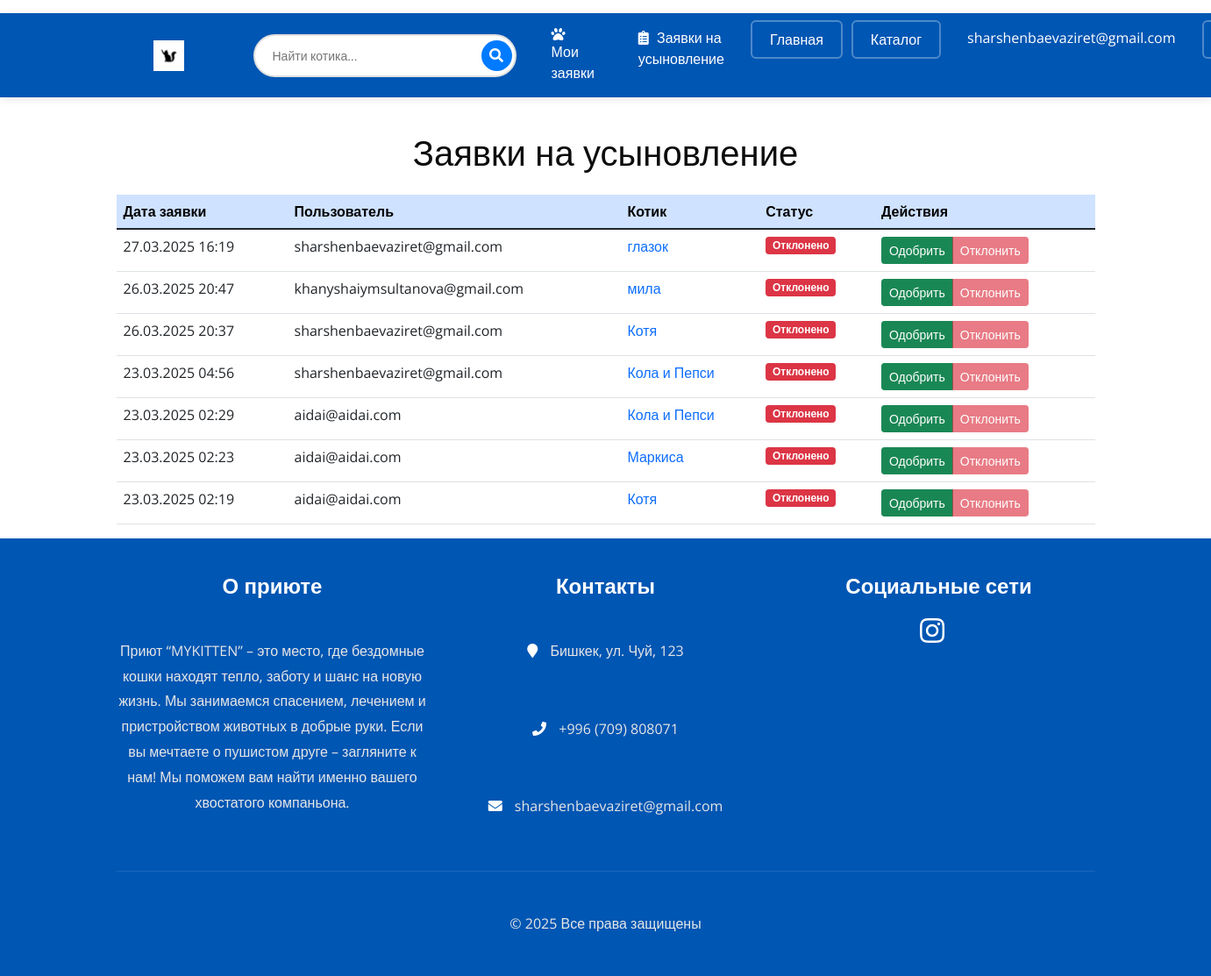
Page /adoption-requests/ (signed in) on the committed database.
### user/models.py (models this page shows, shortened)
class User(AbstractBaseUser, PermissionsMixin):
    email = models.EmailField(unique=True)
    phone_number = models.CharField(max_length=15, blank=True, null=True)
    is_verified = models.BooleanField(default=False)
    is_staff = models.BooleanField(default=False)
    is_superuser = models.BooleanField(default=False)
    is_active = models.BooleanField(default=True)
    USERNAME_FIELD = 'email'
    REQUIRED_FIELDS = []
    objects = CustomUserManager()

### main/models.py (models this page shows, shortened)
class AdoptionRequest(models.Model):
    user = models.ForeignKey(User, on_delete=models.CASCADE)
    cat = models.ForeignKey(Cat, on_delete=models.CASCADE)
    message = models.TextField()
    status = models.CharField(
        max_length=20,
        choices=[('pending', 'На рассмотрении'), ('approved', 'Одобрено'), ('rejected', 'Отказано')],
        default='pending'
    )
    created_at = models.DateTimeField(auto_now_add=True)

class Cat(models.Model):
    name = models.CharField('Имя', max_length=100)
    age = models.PositiveIntegerField('Возраст')
    breed = models.CharField('Порода', max_length=100, blank=True)
    color = models.CharField('Окрас', max_length=50)
    description = models.TextField('Описание')
    photo = models.ImageField('Фотография', upload_to='cats/', blank=True, null=True)
    health_status = models.TextField('Состояние здоровья')
    is_adopted = models.BooleanField('Усыновлен', default=False)

### main/views.py (the view, shortened to what this page needs)
# urls.py: path('adoption-requests/', views.adoption_requests, name='adoption_requests'),
@staff_member_required
def adoption_requests(request):
    requests = AdoptionRequest.objects.all().order_by('-created_at')
    return render(request, 'main/adoption_requests.html', {'requests': requests})

### main/templates/main/adoption_requests.html (shortened to what this page needs)
{% extends 'base.html' %}
{% block content %}
<div class="container mt-4">
    <h1 class="text-center mb-4">Заявки на усыновление</h1>
    <div class="table-responsive">
        <table class="table table-hover">
            <thead class="table-primary">
                <tr>
                    <th>Дата заявки</th>
                    <th>Пользователь</th>
                    <th>Котик</th>
                    <th>Статус</th>
                    <th>Действия</th>
                </tr>
            </thead>
            <tbody>
                {% for request in requests %}
                <tr>
                    <td>{{ request.created_at|date:"d.m.Y H:i" }}</td>
                    <td>{{ request.user.email }}</td>
                    <td>
                        <a href="{% url 'cat_detail' request.cat.id %}">
                            {{ request.cat.name }}
                        </a>
                    </td>
                    <td>
                        <span class="badge {% if request.status == 'pending' %}bg-warning
                            {% elif request.status == 'approved' %}bg-success
                            {% elif request.status == 'rejected' %}bg-danger
                            {% endif %}">
                            {% if request.status == 'pending' %}На рассмотрении
                            {% elif request.status == 'approved' %}Одобрено
                            {% elif request.status == 'rejected' %}Отклонено
                            {% endif %}
                        </span>
                    </td>
                    <td>
                        <form method="POST" class="d-inline">
                            <div class="btn-group">
                                <button type="submit" name="status" value="approved"
                                        class="btn btn-sm btn-success"
                                        {% if request.status == 'approved' %}disabled{% endif %}>
                                    Одобрить
                                </button>
                                <button type="submit" name="status" value="rejected"
                                        class="btn btn-sm btn-danger"
                                        {% if request.status == 'rejected' %}disabled{% endif %}>
                                    Отклонить
                                </button>
                            </div>
                        </form>
                    </td>
                </tr>
                {% empty %}
                <tr>
                    <td colspan="5" class="text-center">Заявок пока нет</td>
                </tr>
                {% endfor %}
            </tbody>
        </table>
    </div>
</div>
{% endblock %}

### main/templates/base.html (shortened to what this page needs)
{% load static %}
<html lang="ru">
<head>
    <link href="https://cdn.jsdelivr.net/npm/bootstrap@5.1.3/dist/css/bootstrap.min.css" rel="stylesheet">
    <link rel="stylesheet" href="https://cdnjs.cloudflare.com/ajax/libs/font-awesome/5.15.4/css/all.min.css">
    <link rel="stylesheet" href="{% static 'css/style.css' %}">
</head>
<body>
<header class="header_section">
    <nav class="navbar navbar-expand-lg navbar-dark" style="background-color: #0056b3; box-shadow: 0 2px 10px rgba(0,0,0,0.1);">
        <div class="container">
            <div class="d-flex align-items-center" style="gap: 20px;">
                <a class="navbar-brand" href="{% url 'index' %}">
                    <img src="{% static 'images/slider.jpg' %}" alt="Logo 2" style="height: 35px; width: 120px; object-fit: contain;">
                </a>
            </div>
            <div class="collapse navbar-collapse" id="navbarNav">
               <form action="{% url 'cat_catalog' %}" method="GET" class="search-form">
                    <div class="search-box">
                        <input type="text"
                               name="q"
                               class="search-input"
                               placeholder="Найти котика..."
                               autocomplete="off">
                        <button type="submit" class="search-button">
                            <i class="fas fa-search"></i>
                        </button>
                    </div>
                </form>
                <ul class="navbar-nav ms-auto" style="gap: 10px;">
                    {% if user.is_authenticated %}
                        <li class="nav-item">
                            <a class="nav-link" href="{% url 'my_adoption_requests' %}" style="color: #ffffff; transition: all 0.3s ease; padding: 8px 15px; border-radius: 20px; margin: 0 5px;">
                                <i class="fas fa-paw" style="margin-right: 5px;"></i>
                                Мои заявки
                            </a>
                        </li>
                    {% endif %}
                    {% if user.is_staff %}
                    <li class="nav-item">
                        <a class="nav-link" href="{% url 'adoption_requests' %}" style="color: #ffffff; transition: all 0.3s ease; padding: 8px 15px; border-radius: 20px; margin: 0 5px;">
                            <i class="fas fa-clipboard-list" style="margin-right: 5px;"></i>
                            Заявки на усыновление
                        </a>
                    </li>
                    {% endif %}
                <li class="nav-item">
                    <a class="nav-link" href="{% url 'index' %}" style="color: #fff; font-weight: 500; padding: 8px 20px; border: 2px solid rgba(255,255,255,0.3); border-radius: 6px; transition: all 0.3s ease;">Главная</a>
                </li>
                <li class="nav-item">
                    <a class="nav-link" href="{% url 'cat_catalog'  %}" style="color: #fff; font-weight: 500; padding: 8px 20px; border: 2px solid rgba(255,255,255,0.3); border-radius: 6px; transition: all 0.3s ease;">Каталог</a>
                </li>
                {% if user.is_authenticated %}
                <li class="nav-item">
                    <span class="nav-link" style="color: #fff; padding: 8px 20px;">{{ user.email }}</span>
                </li>
                <li class="nav-item">
                    <a class="nav-link" href="{% url 'user_logout' %}" style="color: #fff; font-weight: 500; padding: 8px 20px; border: 2px solid rgba(255,255,255,0.3); border-radius: 6px; transition: all 0.3s ease;">Выйти</a>
                </li>
                {% else %}
                <li class="nav-item">
                    <a class="nav-link" href="{% url 'user_register' %}" style="color: #fff; font-weight: 500; padding: 8px 20px; border: 2px solid rgba(255,255,255,0.3); border-radius: 6px; transition: all 0.3s ease;">Регистрация</a>
                </li>
                {% endif %}
                 </ul>
            </div>
        </div>
    </nav>
</header>
    {% block content %}{% endblock %}
    <footer class="footer_section">
        <div class="container">
            <div class="row">
                <div class="col-md-4">
                    <div class="footer_detail">
                        <h4>О приюте</h4>
                        <p>Приют “MYKITTEN” – это место, где бездомные кошки находят тепло, заботу и шанс на новую жизнь. Мы занимаемся спасением, лечением и пристройством животных в добрые руки. Если вы мечтаете о пушистом друге – загляните к нам! Мы поможем вам найти именно вашего хвостатого компаньона.</p>
                    </div>
                </div>
                <div class="col-md-4">
                    <div class="footer_contact">
                        <h4>Контакты</h4>
                        <div class="contact_link_box">
                            <p><i class="fa fa-map-marker"></i> Бишкек, ул. Чуй, 123</p>
                            <p><i class="fa fa-phone"></i> +996 (709) 808071</p>
                            <p><i class="fa fa-envelope"></i> sharshenbaevaziret@gmail.com</p>
                        </div>
                    </div>
                </div>
                <div class="col-md-4">
                    <div class="footer_social">
                        <h4>Социальные сети</h4>
                        <div class="social-links">
                            <a href="https://www.instagram.com/_aziretj?igsh=YmlpOGRnZGVwbTJt&utm_source=qr">
                                <i class="fab fa-instagram" style="font-size: 2rem; color: #333;"></i>
                            </a>
                        </div>
                    </div>
                </div>
            </div>
            <div class="footer-info text-center mt-4">
                <p>&copy; <span id="currentYear"></span> Все права защищены</p>
            </div>
        </div>
    </footer>
</body>
</html>

### static/css/style.css (style rules this page uses)
body { font-family: "Open Sans", sans-serif; color: #0c0c0c; background-color: #ffffff; overflow-x: hidden; }
a, a:hover, a:focus { text-decoration: none; }
.btn, .btn:focus { outline: none !important; -webkit-box-shadow: none; box-shadow: none; }
.header_section { padding: 15px 0; }
.footer_section { position: relative; background-color: #ffffff; text-align: center; }
.footer_section p { color: #00204a; padding: 25px 0; margin: 0; }

### main/templates/base.html (style rules this page uses)
.search-form { max-width: 400px; margin: 0 15px; }
.search-form { margin: 0 20px; }
.search-box { position: relative; display: flex; align-items: center; width: 300px; }
.search-input { width: 100%; padding: 12px 45px 12px 20px; border: 2px solid #e0e0e0; border-radius: 25px; font-size: 14px; outline: none; transition: all 0.3s ease; }
.search-button { position: absolute; right: 5px; height: 35px; width: 35px; border: none; background: #007bff; color: white; border-radius: 50%; display: flex; align-items: center; justify-content: center; cursor: pointer; transition: all 0.3s ease; }
.footer_section { background-color: #0056b3; color: #ffffff; padding: 40px 0 20px 0; }
.footer_section h4 { color: #ffffff; margin-bottom: 20px; font-weight: 600; }
.footer_section p { color: #e6e6e6; line-height: 1.8; }
.contact_link_box p { margin-bottom: 10px; }
.contact_link_box i { margin-right: 10px; color: #ffffff; }
.footer_social .social-links a { display: inline-block; margin-right: 15px; transition: transform 0.3s ease; }
.footer_social .fab { color: #ffffff !important; }
.footer-info { border-top: 1px solid rgba(255,255,255,0.1); padding-top: 20px; margin-top: 30px; }
.footer-info p { color: #e6e6e6; margin: 0; }

### rows in the picture
User: email "sharshenbaevaziret@gmail.com"
AdoptionRequest: created_at "27.03.2025 16:19", user.email "sharshenbaevaziret@gmail.com", cat.name "глазок", status "Отклонено"
AdoptionRequest: created_at "26.03.2025 20:47", user.email "khanyshaiymsultanova@gmail.com", cat.name "мила", status "Отклонено"
AdoptionRequest: created_at "26.03.2025 20:37", user.email "sharshenbaevaziret@gmail.com", cat.name "Котя", status "Отклонено"
AdoptionRequest: created_at "23.03.2025 04:56", user.email "sharshenbaevaziret@gmail.com", cat.name "Кола и Пепси", status "Отклонено"
AdoptionRequest: created_at "23.03.2025 02:29", user.email "aidai@aidai.com", cat.name "Кола и Пепси", status "Отклонено"
AdoptionRequest: created_at "23.03.2025 02:23", user.email "aidai@aidai.com", cat.name "Маркиса", status "Отклонено"
AdoptionRequest: created_at "23.03.2025 02:19", user.email "aidai@aidai.com", cat.name "Котя", status "Отклонено"
